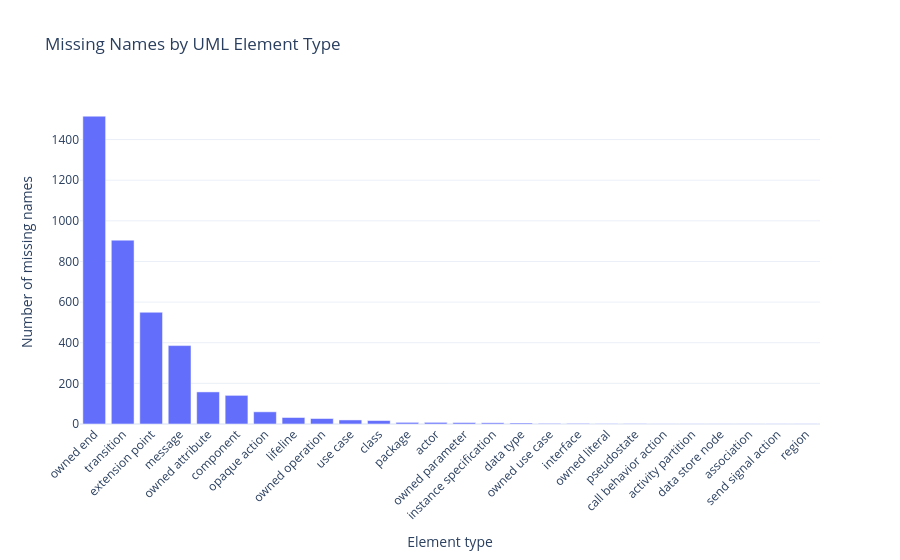

Notebook code cell kept with this figure:
### Code cell
missing_by_type = (
    typed_df[typed_df["name_missing"]]
    .groupby("element_type")
    .size()
    .reset_index(name="missing_count")
    .sort_values("missing_count", ascending=False)
)

fig = px.bar(
    missing_by_type,
    x="element_type",
    y="missing_count",
    title="Missing Names by UML Element Type",
    labels={"element_type": "Element type", "missing_count": "Number of missing names"},
    template=PLOTLY_TEMPLATE,
)
fig.update_layout(xaxis_tickangle=-45)
fig.show()

### Figure 1 — Plotly figure (JSON) as saved in the notebook; plotly's stock layout.template omitted (floating-point values rounded to 4 significant figures)
{"data": [{"hovertemplate": "Element type=%{x}<br>Number of missing names=%{y}<extra></extra>", "legendgroup": "", "marker": {"color": "#636efa", "pattern": {"shape": ""}}, "name": "", "orientation": "v", "showlegend": false, "textposition": "auto", "type": "bar", "x": ["owned end", "transition", "extension point", "message", "owned attribute", "component", "opaque action", "lifeline", "owned operation", "use case", "class", "package", "actor", "owned parameter", "instance specification", "data type", "owned use case", "interface", "owned literal", "pseudostate", "call behavior action", "activity partition", "data store node", "association", "send signal action", "region"], "xaxis": "x", "y": [1515, 905, 550, 386, 158, 141, 60, 32, 27, 20, 17, 8, 8, 7, 6, 5, 3, 3, 2, 2, 1, 1, 1, 1, 1, 1], "yaxis": "y"}], "layout": {"barmode": "relative", "legend": {"tracegroupgap": 0}, "title": {"text": "Missing Names by UML Element Type"}, "xaxis": {"anchor": "y", "domain": [0, 1], "tickangle": -45, "title": {"text": "Element type"}}, "yaxis": {"anchor": "x", "domain": [0, 1], "title": {"text": "Number of missing names"}}}}
